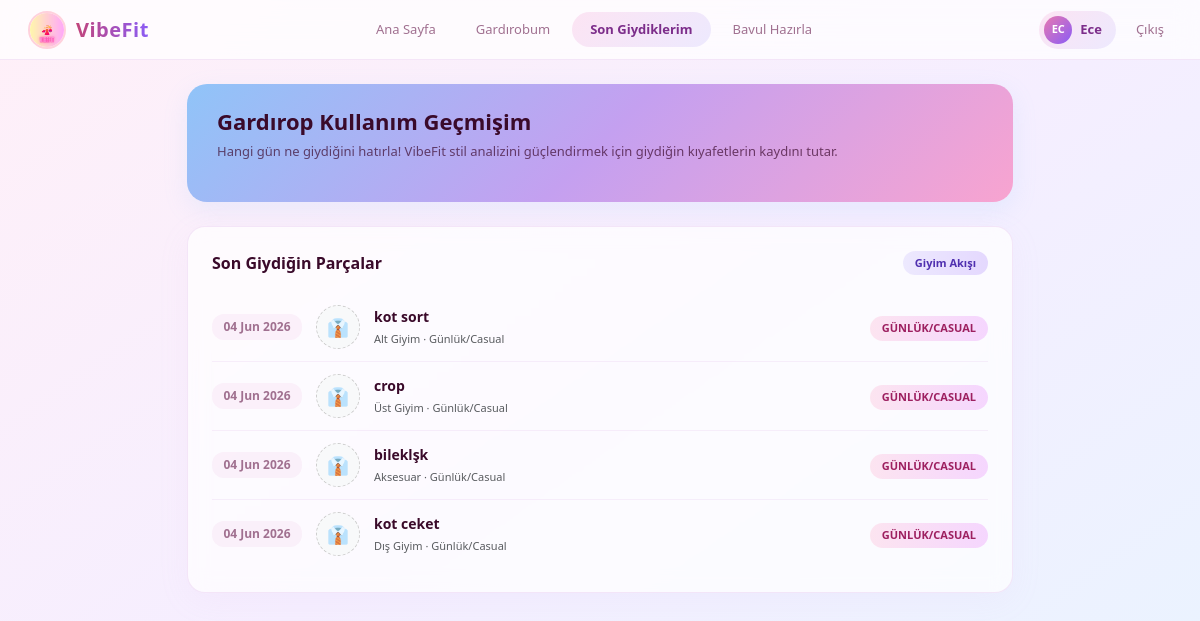
The app's page /history/ (signed in) with its own data.
### core/models.py (models this page shows, shortened)
class ClothingItem(models.Model):
    CATEGORY_CHOICES = [
        ('dis', 'Dış Giyim'),
        ('ust', 'Üst Giyim'),
        ('alt', 'Alt Giyim'),
        ('ayakkabi', 'Ayakkabı'),
        ('aksesuar', 'Aksesuar'),
    ]
    STYLE_CHOICES = [
        ('spor', 'Spor'),
        ('klasik', 'Klasik'),
        ('casual', 'Günlük/Casual'),
    ]
    user = models.ForeignKey(User, on_delete=models.CASCADE)
    category = models.CharField(
        max_length=20,
        choices=CATEGORY_CHOICES,
        verbose_name="Kategori"
    )
    name = models.CharField(max_length=100, verbose_name="Kıyafet Adı")
    style = models.CharField(
        max_length=20,
        choices=STYLE_CHOICES,
        default='casual',
        verbose_name="Stil"
    )
    color = models.CharField(max_length=30, verbose_name="Renk", blank=True, null=True)
    is_clean = models.BooleanField(default=True, verbose_name="Temiz mi?")
    is_favorite = models.BooleanField(default=False, verbose_name="Favori mi?")
    is_waterproof = models.BooleanField(default=False, verbose_name="Su Geçirmez mi?")
    min_temp = models.IntegerField(default=0, verbose_name='Min Derece')
    max_temp = models.IntegerField(default=30, verbose_name='Max Derece')
    last_worn = models.DateTimeField(null=True, blank=True, verbose_name="Son Giyilme Tarihi")
    class Meta:
        verbose_name_plural = "Kıyafetler"

### core/views.py (the view)
# urls.py: path('history/', views.history_view, name='history'),  # Son giydiklerim sayfası
@login_required(login_url='login')
def history_view(request):
    history = ClothingItem.objects.filter(user=request.user, last_worn__isnull=False).order_by('-last_worn')
    return render(request, 'history.html', {'history': history})

### core/templates/history.html (shortened to what this page needs)
{% extends 'base.html' %}
{% block content %}
<div class="container" style="max-width: 850px;">
    <div class="history-banner">
        <h2>Gardırop Kullanım Geçmişim</h2>
        <p>Hangi gün ne giydiğini hatırla! VibeFit stil analizini güçlendirmek için giydiğin kıyafetlerin kaydını tutar.</p>
    </div>
    <div class="glass-card">
        <div class="gc-head">
            <span class="gc-title">Son Giydiğin Parçalar</span>
            <span class="badge-custom b-lav">Giyim Akışı</span>
        </div>
        {% for item in history %}
        <div class="hist-card-row">
            <div class="hist-date-box">
                {{ item.last_worn|date:"d M Y" }}
            </div>
            {% if item.image %}
                <img src="{{ item.image.url }}" alt="{{ item.name }}" class="rounded-circle" style="width: 44px; height: 44px; object-fit: cover; border: 2px solid #FFD1DC;">
            {% else %}
                <div class="rounded-circle bg-light d-flex align-items-center justify-content-center" style="width: 44px; height: 44px; border: 1px dashed #ccc; font-size: 1.1rem;">👔</div>
            {% endif %}
            <div class="hist-item-name">
                <div>{{ item.name }}</div>
                <small class="text-muted fw-normal" style="font-size: 11px;">{{ item.get_category_display }} · {{ item.get_style_display }}</small>
            </div>
            <div>
                <span class="badge-custom b-rose">{{ item.get_style_display|upper }}</span>
            </div>
        </div>
        {% empty %}
        <div class="text-center p-5 text-muted" style="font-size: 13px;">
            Henüz geçmişte giyilmiş bir kıyafet kaydı bulunamadı. Ana sayfadaki "Bugün Bunu Giydim" butonuyla ilk kaydını oluşturabilirsin!
        </div>
        {% endfor %}
    </div>
</div>
{% endblock %}

### core/templates/base.html (shortened to what this page needs)
{% load static %}
<!DOCTYPE html>
<html lang="tr">
<head>
    <link href="https://cdn.jsdelivr.net/npm/bootstrap@5.3.0/dist/css/bootstrap.min.css" rel="stylesheet">
</head>
<body>
    <div class="topbar">
        <div class="logo-area">
            <a href="{% url 'index' %}" class="d-flex align-items-center text-decoration-none" style="gap: 10px;">
                <img src="{% static 'img/logo.png' %}" alt="VibeFit Logo" style="width: 38px; height: 38px; border-radius: 50%; border: 2px solid #FFD1DC; object-fit: cover;">
                <span class="logo-text">VibeFit</span>
            </a>
        </div>
        <div class="top-nav">
            <a href="{% url 'index' %}" class="tn-item" id="nav-home">Ana Sayfa</a>
            <a href="{% url 'gardrop' %}" class="tn-item" id="nav-gardrop">Gardırobum</a>
            <a href="{% url 'history' %}" class="tn-item" id="nav-history">Son Giydiklerim</a>
            <a href="{% url 'bavul_hazirla' %}" class="tn-item" id="nav-bavul">Bavul Hazırla</a>
        </div>
        <div class="top-right">
            {% if request.user.is_authenticated %}
                <div class="avatar-pill">
                    <div class="avatar-circle">{{ request.user.username|slice:":2"|upper }}</div>
                    <span class="avatar-name">{{ request.user.username }}</span>
                </div>
                <form action="{% url 'logout' %}" method="POST" style="margin: 0;">
                    <button type="submit" class="logout-btn">Çıkış</button>
                </form>
            {% endif %}
        </div>
    </div>
    <div class="py-4">
        {% block content %}
        {% endblock %}
    </div>
</body>
</html>

### core/templates/base.html (style rules this page uses)
* { box-sizing: border-box; margin: 0; padding: 0; }
body { background: linear-gradient(145deg, #fff0f8 0%, #f5eeff 50%, #e8f4ff 100%); min-height: 100vh; font-family: 'Segoe UI', Roboto, sans-serif; }
.topbar { background: rgba(255, 255, 255, 0.72); backdrop-filter: blur(12px); -webkit-backdrop-filter: blur(12px); border-bottom: 1px solid rgba(220, 180, 230, 0.3); padding: 0 28px; height: 60px; display: flex; align-items: center; justify-content: space-between; position: sticky; top: 0; z-index: 1000; }
.logo-area { display: flex; align-items: center; gap: 10px; flex-shrink: 0; }
.logo-text { font-size: 20px; font-weight: 700; background: linear-gradient(90deg, #c2447a, #8b5cf6); -webkit-background-clip: text; -webkit-text-fill-color: transparent; background-clip: text; letter-spacing: 0.5px; white-space: nowrap; }
.top-nav { display: flex; gap: 4px; align-items: center; }
.tn-item { padding: 8px 18px; border-radius: 22px; font-size: 13px; font-weight: 500; color: #a07090; cursor: pointer; display: flex; align-items: center; gap: 6px; transition: all .2s; text-decoration: none; }
.tn-item.active { background: linear-gradient(135deg, #fce4f3, #ede9fe); color: #7c2d8a; font-weight: 600; }
.top-right { display: flex; align-items: center; gap: 12px; flex-shrink: 0; }
.avatar-pill { display: flex; align-items: center; gap: 8px; background: linear-gradient(135deg, #fce4f3, #ede9fe); border-radius: 22px; padding: 5px 14px 5px 5px; }
.avatar-circle { width: 28px; height: 28px; border-radius: 50%; background: linear-gradient(135deg, #e879b0, #8b5cf6); display: flex; align-items: center; justify-content: center; color: #fff; font-size: 11px; font-weight: 600; }
.avatar-name { font-size: 13px; font-weight: 600; color: #7c2d8a; }
.glass-card { background: rgba(255, 255, 255, 0.72); backdrop-filter: blur(10px); -webkit-backdrop-filter: blur(10px); border-radius: 18px; border: 1px solid rgba(220, 180, 230, 0.3); padding: 24px; box-shadow: 0 8px 32px rgba(220, 180, 230, 0.08); margin-bottom: 20px; }
.gc-head { display: flex; justify-content: space-between; align-items: center; margin-bottom: 18px; }
.gc-title { font-size: 16px; font-weight: 600; color: #3a0a2a; }
.badge-custom { font-size: 11px; padding: 4px 12px; border-radius: 20px; font-weight: 600; display: inline-block; }
.b-rose { background: linear-gradient(90deg, #fce4f0, #f5d6fe); color: #9d2060; }
.b-lav { background: linear-gradient(90deg, #ede9fe, #e4d8fe); color: #5030b0; }
.logout-btn { background: none; border: none; color: #a07090; font-size: 13px; font-weight: 500; cursor: pointer; padding: 4px 8px; transition: color 0.2s; }

### core/templates/history.html (style rules this page uses)
.history-banner { background: linear-gradient(135deg, #90c4f8 0%, #c4a0f0 50%, #f8a4d0 100%); border-radius: 20px; padding: 24px 30px; margin-bottom: 24px; box-shadow: 0 8px 24px rgba(144,196,248,0.15); }
.history-banner h2 { font-size: 22px; font-weight: 600; color: #3a0a2a; }
.history-banner p { font-size: 13px; color: rgba(60,10,45,0.7); margin-top: 4px; }
.hist-card-row { display: flex; align-items: center; gap: 14px; padding: 12px 0; border-bottom: 1px solid rgba(220,180,230,0.2); }
.hist-card-row:last-child { border-bottom: none; }
.hist-date-box { font-size: 12px; font-weight: 600; color: #a07090; min-width: 90px; background: rgba(230,180,220,0.15); padding: 4px 10px; border-radius: 12px; text-align: center; }
.hist-item-name { font-size: 14px; font-weight: 600; color: #3a0a2a; flex: 1; }

### records on screen
ClothingItem: last_worn "04 Jun 2026", name "kot sort", category "Alt Giyim", style "Günlük/Casual", style "GÜNLÜK/CASUAL"
ClothingItem: last_worn "04 Jun 2026", name "crop", category "Üst Giyim", style "Günlük/Casual", style "GÜNLÜK/CASUAL"
ClothingItem: last_worn "04 Jun 2026", name "bileklşk", category "Aksesuar", style "Günlük/Casual", style "GÜNLÜK/CASUAL"
ClothingItem: last_worn "04 Jun 2026", name "kot ceket", category "Dış Giyim", style "Günlük/Casual", style "GÜNLÜK/CASUAL"

### other values on screen
{{ request.user.username|slice:":2"|upper }} "EC"
{{ request.user.username }} "Ece"
